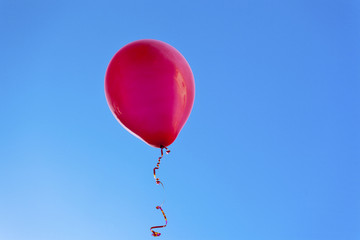
#> input picture OpenCV/practice/sample_object_detection/balloon.jpg, 360 x 240 px
$ python run.py
#> lines starting #> are read from the running program, lines starting #| are printed output that depends on the picture; after the words box and inside, x2 and y2 are one past the last pixel; in counts of white or black regions, pixels touching at a corner belong together
### OpenCV/practice/sample_object_detection/vision.py
#!/usr/bin/env python

#a class that determines the shape of the biggest contour

import cv2
import numpy as np
from shape_detector import ShapeDetector

class VisionTasks:

   def findBiggestObject(self, image):
      #Consider resizing image
      #Resizing image to a smaller factor can help better approximate shapes

      #Process Image. Setting the second arg to True will display dilation
      processedImage = self.preProcessImage(image, True)

      #Find the biggest contour in the processed image
      #Returns an array of points that make up the biggest contour
      contour = self.findBiggestContour(processedImage)

      #Detect the shape of the biggest contour
      sd = ShapeDetector() #create instance of the ShapeDetector class
      shape, approx = sd.detect(contour) #returns the determined shape and an array with the contour vertices

      #Compute the center of the contour
      M = cv2.moments(contour)
      cX = int((M["m10"] / M["m00"]))
      cY = int((M["m01"] / M["m00"]))

      #Add contour and text to the image
      contour = contour.astype("int")
      cv2.drawContours(image, [contour], -1, (0, 255, 0), 2)
      cv2.putText(image, shape, (cX, cY), cv2.FONT_HERSHEY_SIMPLEX,
         0.5, (255, 255, 255), 2)

      #Add contour vertices to the image
      red = [0,0,255]
      for pix in approx:
         pix1 = pix[0][0]
         pix2 = pix[0][1]
         cv2.circle(image, (pix1, pix2), 3, red, 2)

      #return the image with shape information, the shape name, and the center of the contour
      return (image, shape, cX, cY)

   def preProcessImage(self, image, showDilation):
      "Process the Image"

      #thresholds
      th1 = 0
      th2 = 200

      blurred = cv2.blur(image, (3, 3))
      kernel = np.ones((3, 3), np.uint8)
      erosion = cv2.erode(blurred, kernel, iterations=1) #removes noise
      edges = cv2.Canny(erosion, th1, th2)

      dilation = cv2.dilate(edges, kernel, iterations=2) #enhances remaining features
      if showDilation:
         cv2.imshow("dilation", dilation)

      return dilation

   def findBiggestContour(self, mask):
      "Returns the biggest contour"
      contoursArray = cv2.findContours(mask.copy(), cv2.RETR_EXTERNAL, cv2.CHAIN_APPROX_SIMPLE)[-2]

      # This code will execute if at least one contour was found
      if len(contoursArray) > 0:
         # Find the biggest contour
         biggestContour = max(contoursArray, key=cv2.contourArea)
         # Returns an array of points for the biggest contour found
         return biggestContour

   #not used in findBiggestObject()
   # [41 lines left out: functions boundRectangle, detectCircles, not called in this run]

### OpenCV/practice/sample_object_detection/shape_detector.py
#A class that determines the shape of a given contour
#The current options are: tirangle, square, rectangle, pentagon, and circle

import cv2

class ShapeDetector:
   def __init__(self):
      pass

   def detect(self, c):
      shape = "unidentified"

      #compute the perimeter of the contour
      peri = cv2.arcLength(c, True)

      #contour approximation
      #retuns an array of 'vertices' that make up the contour
      approx = cv2.approxPolyDP(c, 0.02*peri, True)
      print "contour approx", approx

      #The number of vertices are used to determine the shape
      if len(approx) == 3:
         shape = "triangle"

      elif len(approx) == 4:
         (x, y, w, h) = cv2.boundingRect(approx)
         ar = w/ float(h)

         shape = "square" if ar >= 0.95 and ar <= 1.05 else "rectangle"

      elif len(approx) == 5:
         shape = "pentagon"

      else:
         shape = "circle"

      #return both the shape (as a string) and the array of vertices
      return (shape, approx)

### OpenCV/practice/sample_object_detection/run.py
#Run this script to find the shape of the biggest contour

import numpy as np
import cv2

import vision

name_of_image = 'balloon.jpg'

img = cv2.imread(name_of_image,1)
#> img is the input picture: shape (240, 360, 3); mean B, G, R 227, 150.8, 103.9
#cv2.imshow('before image', img)

my_test = vision.VisionTasks() #create an instance of the class

#returns the image with the shape drawn, the shape name, and the center of the shape
biggestObject = my_test.findBiggestObject(img); # (image, shape, cX, cY)
#> in preProcessImage, `erosion = cv2.erode(blurred, kernel, iterations=1)`:
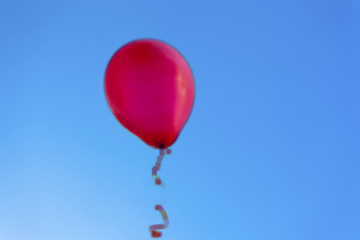
#> erosion: shape (240, 360, 3); mean B, G, R 225.3, 149.4, 102.8
#> in preProcessImage, `edges = cv2.Canny(erosion, th1, th2)`:
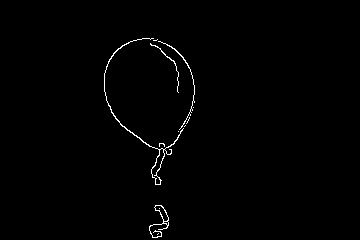
#> edges: shape (240, 360); 0.82% white in thin lines or dots, all inside (x1, y1, x2, y2) = (104, 38, 195, 238)
#> in preProcessImage, `dilation = cv2.dilate(edges, kernel, iterations=2)`:
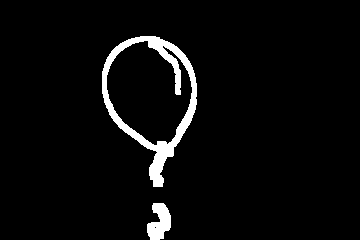
#> dilation: shape (240, 360); 4.1% white; 2 white regions
#> in findBiggestContour, `contoursArray = cv2.findContours(mask.copy(), cv2.RETR_EXTERNAL, cv2.C..`: contoursArray = 2 contours; box (x1, y1, x2, y2) and area: (102, 36, 197, 187) 8767, (147, 203, 171, 240) 541
#> in findBiggestContour, `biggestContour = max(contoursArray, key=cv2.contourArea)`: biggestContour = contour of 186 points, box (x1, y1, x2, y2) (102, 36, 197, 187), area 8767
#> in findBiggestObject, `contour = self.findBiggestContour(processedImage)`: contour has the same summary as biggestContour in findBiggestContour
#> in detect, `peri = cv2.arcLength(c, True)`: peri = 430.8
#> in detect, `approx = cv2.approxPolyDP(c, 0.02*peri, True)`: approx = contour of 9 points, box (x1, y1, x2, y2) (102, 36, 197, 187), area 8109
#| contour approx [[[140  36]]
#|  [[111  51]]
#|  [[102  93]]
#|  [[118 126]]
#|  [[157 152]]
#|  [[149 175]]
#|  [[162 186]]
#|  [[196  83]]
#|  [[176  46]]]
#> in findBiggestObject, `shape, approx = sd.detect(contour)`: shape = 'circle'
#> in findBiggestObject, `M = cv2.moments(contour)`: M = moments, m00 8767, centre m10/m00, m01/m00 = (150.3, 94.68)
#> in findBiggestObject, `cX = int((M["m10"] / M["m00"]))`: cX = 150
#> in findBiggestObject, `cY = int((M["m01"] / M["m00"]))`: cY = 94
#> in findBiggestObject, `contour = contour.astype("int")`: contour = 186 rows, first 8: [140, 36], [139, 37], [135, 37], [134, 38], [131, 38], [130, 39], [128, 39], [127, 40]
#> in findBiggestObject, `cv2.putText(image, shape, (cX, cY), cv2.FONT_HERSHEY_SIMPLEX, 0.5, (25..`:
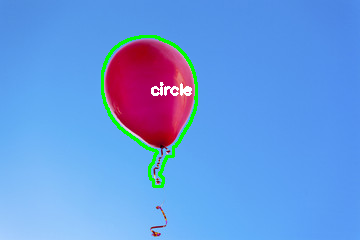
#> image: shape (240, 360, 3); mean B, G, R 223.6, 153, 102.5
#> the loop in findBiggestObject, `for pix in approx:` made 9 passes
#> (pix1, pix2) on passes 1 to 9: (140, 36), (111, 51), (102, 93), (118, 126), (157, 152), (149, 175), (162, 186), (196, 83), (176, 46)
#> after the loop in findBiggestObject, `for pix in approx:`:
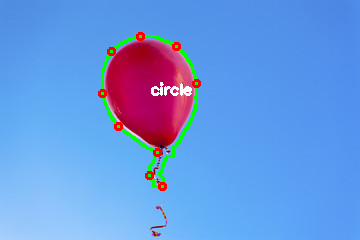
#> image: shape (240, 360, 3); 0.61% of pixels changed, all inside (x1, y1, x2, y2) = (98, 32, 201, 191)

#display this image
cv2.imshow('Biggest Object in Image', biggestObject[0])
cv2.waitKey(0)
cv2.destroyAllWindows()
